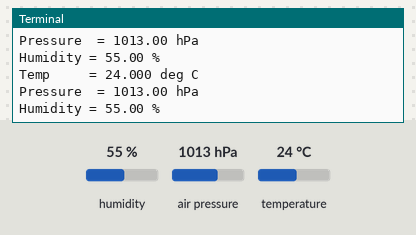
Simulated run of this program. Board: Raspberry Pi (BCM pin numbers). Parts: the last lines printed to the terminal. Inputs (shaded band) come from the test bench; at power-on: humidity 55 %, air pressure 1013 hPa, temperature 24 °C. The clock reads 2024-03-15 10:24:30 at power-on unless the program sets it; files the program writes start out absent.

Above: at 1.2 s.
1.3 s: humidity set to 22 %
At 2.6 s:
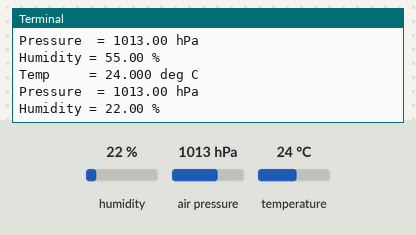
2.8 s: air pressure set to 952 hPa
At 3.5 s:
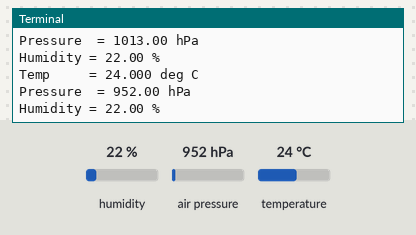
4.3 s: temperature set to 12 °C
At 5.5 s:
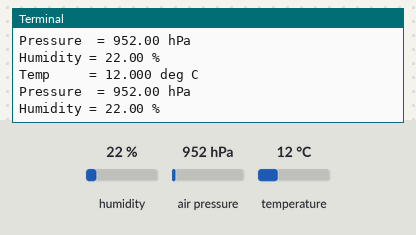

Measured:
- after the input at 1.3 s, the terminal: prints a new line after 0.72 s (image 1)
- after the input at 2.8 s, the terminal: prints a new line after 0.22 s (image 2)
- after the input at 4.3 s, the terminal: prints a new line after 0.73 s (image 3)

The program:

weather_test.py
```python
#!/bin/python

import time
import datetime
import csv
import sys
from Adafruit_BME280 import *

sys.stdout.flush()

sensor = BME280(t_mode=BME280_OSAMPLE_8, p_mode=BME280_OSAMPLE_8, h_mode=BME280_OSAMPLE_8)

file_time= time.strftime("%Y-%m-%d_%H-%M-%S", time.gmtime())
filename = "weather_test_results_"+file_time+".csv"
results=csv.writer(open(filename, "ab+"), delimiter = ",")

logfilename = "weather_test_results.csv"
logresults = open(logfilename, "wb+", 0)

metadata=["Time", "Temp (C)","Pressure (hPa)", "Humidity (%)"]
results.writerow(metadata)
logresults.write(metadata[0]+","+metadata[1]+","+metadata[2]+","+metadata[3]+"\n")

while True:
    date_time = datetime.datetime.now()
    degrees = sensor.read_temperature()
    pascals = sensor.read_pressure()
    hectopascals = pascals / 100
    humidity = sensor.read_humidity()

    print ('Temp     = {0:0.3f} deg C'.format(degrees))
    print ('Pressure  = {0:0.2f} hPa'.format(hectopascals))
    print ('Humidity = {0:0.2f} %'.format(humidity))

    data=[]
    data.append(date_time)
    data.append(degrees)
    data.append(hectopascals)
    data.append(humidity)

    results.writerow(data)
    logresults.write(datetime.datetime.strftime(data[0], "%Y-%m-%d %H:%M:%S")+","+str(data[1])+","+str(data[2])+","+str(data[3])+"\n")

    time.sleep(1)
```
